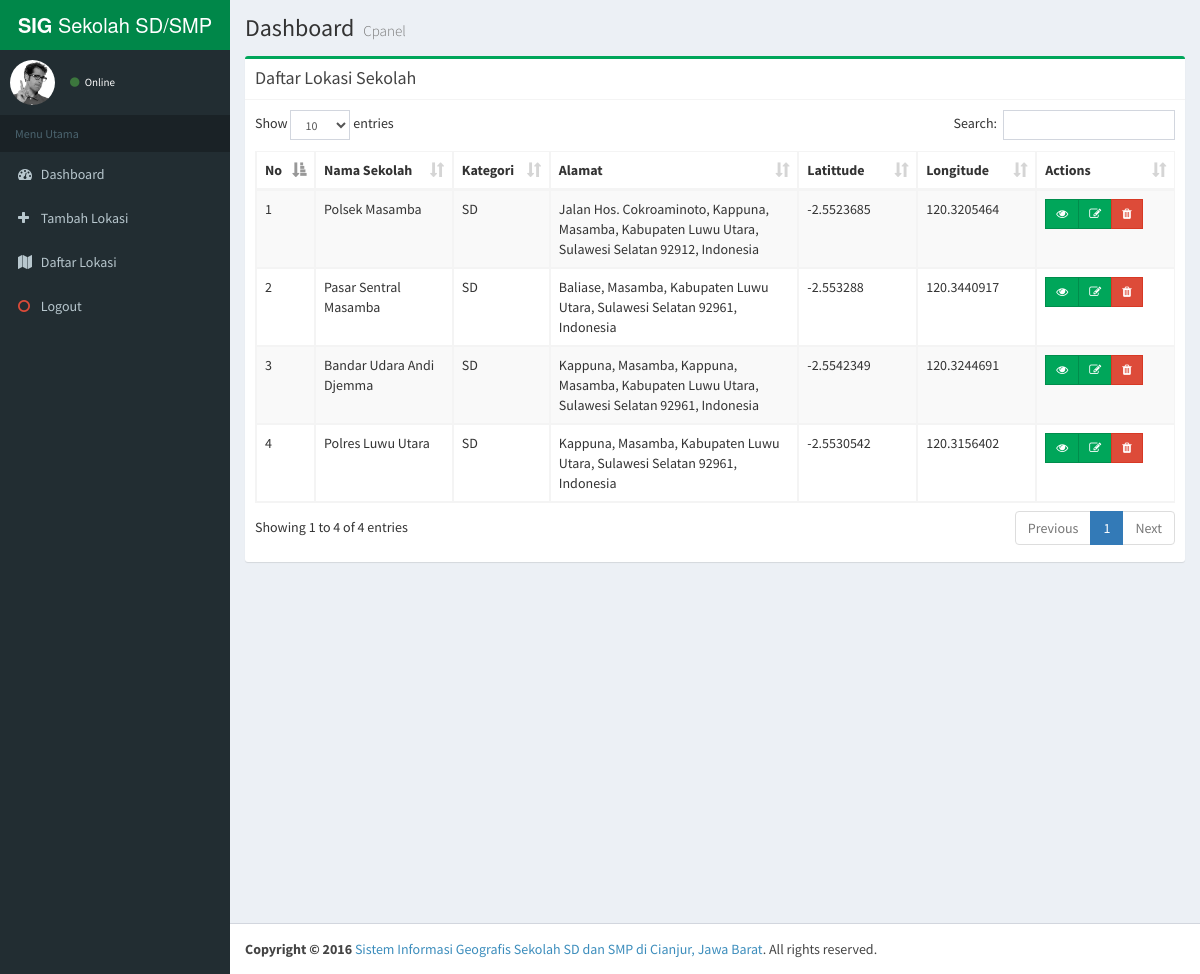
Screenshot of /index.php/dashboard/Lokasi with the database file from the repository.
### tables this page shows
CREATE TABLE `lokasi` (
  `id` int(11) NOT NULL,
  `kategori` int(11) NOT NULL,
  `nama` varchar(255) NOT NULL,
  `alamat` text,
  `kec` varchar(20) NOT NULL,
  `latittude` text NOT NULL,
  `longitude` text NOT NULL,
  `gambar` varchar(100) NOT NULL
);

### application/libraries/Template.php (called while the page is built)
<?php if ( ! defined('BASEPATH')) exit('No direct script access allowed');
class Template {
		var $template_data = array();
		function set($name, $value)
		{
			$this->template_data[$name] = $value;
		}
		function load($template = '', $view = '' , $view_data = array(), $return = FALSE)
		{
			$this->CI =& get_instance();
			$this->set('contents', $this->CI->load->view($view, $view_data, TRUE));
			return $this->CI->load->view($template, $this->template_data, $return);
		}
}

### application/controllers/Dashboard.php (called while the page is built, shortened)
<?php
class Dashboard extends CI_Controller {
	public function Lokasi()
	{
		if(isset($_POST['simpan'])){
			$data = array(
				'nama'		=> $this->input->post('nama'),
				'kategori'	=> $this->input->post('kategori'),
				'alamat'	=> $this->input->post('alamat'),
				'kec'		=> $this->input->post('kec'),
				'latittude'	=> $this->input->post('lat'),
				'longitude'	=> $this->input->post('long'),
			);
			$this->db->insert('lokasi',$data);
			redirect('dashboard/lokasi');
		}else{
			$data['l'] = $this->db->get('lokasi');
			$this->template->load('back-end/_template','back-end/_lokasi',$data);
		}
	}
}

### index.php (called while the page is built, shortened)
<?php
require_once BASEPATH.'core/CodeIgniter.php';

### application/views/back-end/_lokasi.php (the view)
<div class="content-wrapper">
    <section class="content-header">
      <h1>
        Dashboard
        <small>Cpanel</small>
      </h1>
    </section>
    <section class="content">
      <div class="row">
        <div class="col-md-12">
          <div class="box box-success">
            <div class="box-header with-border">
              <h3 class="box-title">Daftar Lokasi Sekolah</h3>
            </div>
            <div class="box-body">
              <table id="example1" class="table table-bordered table-striped">
                <thead>
                <tr>
                  <th>No</th>
                  <th width="15%">Nama Sekolah</th>
                  <th>Kategori</th>
                  <th>Alamat</th>
                  <th width="13%">Latittude</th>
                  <th width="13%">Longitude</th>
                  <th width="15%">Actions</th>
                </tr>
                </thead>
                <tbody>
                <?php $no=1; foreach($l->result() as $r){ ?>
                <tr>
                  <td><?=$no; ?></td>
                  <td><?=$r->nama ?></td>
                  <td><?php if($r->kategori==29) {
                    echo "SD";
                  }
                  else {
                    echo "SMP";
                  } ?></td>
                  <td><?=$r->alamat ?></td>
                  <td><?=$r->latittude ?></td>
                  <td><?=$r->longitude ?></td>
                  <td>
                  <div class="btn-group">
                    <a class="btn btn-success btn-sm btn-flat" href="<?=base_url().'dashboard/lokasi_one/'.$r->id ?>"><i class="fa fa-eye"></i> </a>
                    <a class="btn btn-success btn-sm btn-flat" href="<?=base_url().'dashboard/lokasi_edit/'.$r->id ?>"><i class="fa fa-edit"></i> </a>
                    <a class="btn btn-danger btn-sm btn-flat" href="<?=base_url().'dashboard/lokasi_delete/'.$r->id ?>"><i class="fa fa-trash"></i> </a>
                  </div>
                  </td>
                </tr>
                <?php $no++; } ?>
              </table>
            </div>
          </div>
        </div>
      </div>
    </section>
</div>

### application/views/back-end/_template.php (shortened to what this page needs)
<!DOCTYPE html>
<html>
<head>
  <link rel="stylesheet" href="<?=base_url().'assets/' ?>bootstrap/css/bootstrap.min.css">
  <link rel="stylesheet" href="https://cdnjs.cloudflare.com/ajax/libs/font-awesome/4.5.0/css/font-awesome.min.css">
  <link rel="stylesheet" href="https://cdnjs.cloudflare.com/ajax/libs/ionicons/2.0.1/css/ionicons.min.css">
  <link rel="stylesheet" href="<?=base_url().'assets/' ?>plugins/select2/select2.min.css">
  <link rel="stylesheet" href="<?=base_url().'assets/' ?>plugins/datatables/dataTables.bootstrap.css">
  <link rel="stylesheet" href="<?=base_url().'assets/' ?>dist/css/AdminLTE.min.css">
  <link rel="stylesheet" href="<?=base_url().'assets/' ?>dist/css/skins/_all-skins.min.css">
</head>
<body class="hold-transition skin-green sidebar-mini"  onload="initialize()">
<div class="wrapper">
    <header class="main-header">
        <a href="<?=base_url().'dashboard/' ?>" class="logo">
          <span class="logo-lg"><b>SIG</b> Sekolah SD/SMP</span>
        </a>
    </header>
    <aside class="main-sidebar">
        <section class="sidebar">
          <div class="user-panel">
            <div class="pull-left image">
              <img src="<?=base_url().'assets/' ?>dist/img/user2-160x160.jpg" class="img-circle" alt="User Image">
            </div>
            <div class="pull-left info">
              <a href="#"><i class="fa fa-circle text-success"></i> Online</a>
            </div>
          </div>
          <ul class="sidebar-menu">
            <li class="header">Menu Utama</li>
            <li class="treeview">
              <a href="<?=base_url().'dashboard/index' ?>">
                <i class="fa fa-dashboard"></i> <span>Dashboard</span>
              </a>
            </li>
            <li><a href="<?=base_url().'dashboard/lokasi_tambah' ?>"><i class="fa fa-plus"></i> Tambah Lokasi</a></li>
            <li><a href="<?=base_url().'dashboard/lokasi' ?>"><i class="fa fa-map"></i> Daftar Lokasi</a></li>
            <li><a href="<?=base_url().'adminweb/logout' ?>"><i class="fa fa-circle-o text-red"></i> <span>Logout</span></a></li>
          </ul>
        </section>
    </aside>
    <?php echo $contents ?>
    <footer class="main-footer">
        <strong>Copyright &copy; 2016</strong> <a href="<?=base_url() ?>">Sistem Informasi Geografis Sekolah SD dan SMP di Cianjur, Jawa Barat</a>. All rights
        reserved.
    </footer>
</div>
</body>
</html>

### application/views/back-end/_template.php (style rules this page uses)
html, body { height: 100%; margin: 0; padding: 0; }

### rows the page displays
lokasi: nama "Polsek Masamba", kategori "SD", alamat "Jalan Hos. Cokroaminoto, Kappuna, Masamba, Kabupaten Luwu Utara, Sulawesi Selatan 92912, Indonesia", latittude "-2.5523685", longitude "120.3205464"
lokasi: nama "Pasar Sentral Masamba", kategori "SD", alamat "Baliase, Masamba, Kabupaten Luwu Utara, Sulawesi Selatan 92961, Indonesia", latittude "-2.553288", longitude "120.3440917"
lokasi: nama "Bandar Udara Andi Djemma", kategori "SD", alamat "Kappuna, Masamba, Kappuna, Masamba, Kabupaten Luwu Utara, Sulawesi Selatan 92961, Indonesia", latittude "-2.5542349", longitude "120.3244691"
lokasi: nama "Polres Luwu Utara", kategori "SD", alamat "Kappuna, Masamba, Kabupaten Luwu Utara, Sulawesi Selatan 92961, Indonesia", latittude "-2.5530542", longitude "120.3156402"
